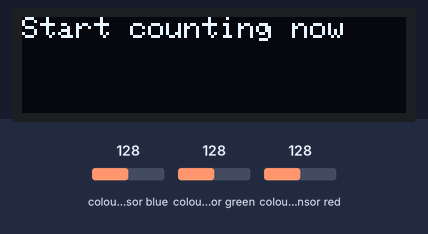
Bench run of a sketch on a simulated Arduino Uno, built with avr-gcc and run on an emulated ATmega328P. On the bench: 128×32 one-colour display. Wiring (inferred from the names in the program): TCS3200 colour sensor: output pin 6; S2 pin 4; S3 pin 5; S0 pin 2; S1 pin 3. The inputs (shaded band) are chosen by the test bench; at power-on: colour sensor green 128, colour sensor red 128, colour sensor blue 128. What the sketch prints to the serial monitor is not drawn.

Above: at 1.2 s.

The sketch:

hello_world.ino
```cpp
#include <SPI.h>
#include <Wire.h>
#include <Adafruit_GFX.h>
#include <Adafruit_SSD1306.h>

#define SCREEN_WIDTH 128 // OLED display width, in pixels
#define SCREEN_HEIGHT 32 // OLED display height, in pixels

#define S0 2
#define S1 3
#define S2 4
#define S3 5
#define out 6

int data=0;

// Declaration for an SSD1306 display connected to I2C (SDA, SCL pins)
// The pins for I2C are defined by the Wire-library.
// On an arduino UNO:       A4(SDA), A5(SCL)
#define OLED_RESET     4 // Reset pin # (or -1 if sharing Arduino reset pin)
#define SCREEN_ADDRESS 0x3C ///< See datasheet for Address; 0x3D for 128x64, 0x3C for 128x32
Adafruit_SSD1306 display(SCREEN_WIDTH, SCREEN_HEIGHT, &Wire, OLED_RESET);

int total = 0;
//Output from the sensor:
int redFrequency = 0;
int greenFrequency = 0;
int blueFrequency = 0;

//Formatted color values:
int redColor = 0;
int greenColor = 0;
int blueColor = 0;

//Values used for calibration
int redMin;
int redMax;
int greenMin;
int greenMax;
int blueMin;
int blueMax;

int color = 0;
int start = 0;

int Red=0, Blue=0, Green=0;  //RGB values

void setup() {
  Wire.begin();

  display.begin();

  //Declarations:
   pinMode(S0, OUTPUT);
   pinMode(S1, OUTPUT);
   pinMode(S2, OUTPUT);
   pinMode(S3, OUTPUT);

   pinMode(out, INPUT);
   Serial.begin(9600);//begin serial communication

   digitalWrite(S0,HIGH); //Putting S0/S1 on HIGH/HIGH levels means the output frequency scalling is at 100% (recommended)
   digitalWrite(S1,LOW); //LOW/LOW is off HIGH/LOW is 20% and LOW/HIGH is  2%

//   calibrate();//calibrate sensor (look at serial monitor)

}

void myfunc() {
  if (start == 1) {
    display.clearDisplay();
    display.setTextColor(WHITE);
    display.setTextSize(1);
    display.setCursor(0,0);
    display.print("Money count= ");
    display.print(total);
  }
  else if (start == 0) {
    display.clearDisplay();
    display.setTextColor(WHITE);
    display.setTextSize(1);
    display.setCursor(0,0);
    display.print("Start counting now");
  }


}

void loop() {
  myfunc();
  display.display();

  GetColors();                                     //Execute the GetColors function to get the value of each RGB color
                                                   //Depending of the RGB values given by the sensor we can define the color and displays it on the monitor

  if (Red <=15 && Green <=15 && Blue <=15)         //If the values are low it's likely the white color (all the colors are present)
      Serial.println("White");

  else if (Red<Blue && Red<=Green && Red<23)      //if Red value is the lowest one and smaller thant 23 it's likely Red
      Serial.println("Red");

  else if (Blue<Green && Blue<Red && Blue<20)    //Same thing for Blue
      Serial.println("Blue");

  else if (Green<Red && Green-Blue<= 8)           //Green it was a little tricky, you can do it using the same method as above (the lowest), but here I used a reflective object
      Serial.println("Green");                    //which means the blue value is very low too, so I decided to check the difference between green and blue and see if it's acceptable

  else
     Serial.println("Unknown");                  //if the color is not recognized, you can add as many as you want


  delay(2000);                                   //2s delay you can modify if you want

//  digitalWrite(S2,LOW);        //S2/S3 levels define which set of photodiodes we are using LOW/LOW is for RED LOW/HIGH is for Blue and HIGH/HIGH is for green
//   digitalWrite(S3,LOW);
//   Serial.print("Red value= ");
//   GetData();                   //Executing GetData function to get the value
//
//   digitalWrite(S2,LOW);
//   digitalWrite(S3,HIGH);
//   Serial.print("Blue value= ");
//   GetData();
//
//   digitalWrite(S2,HIGH);
//   digitalWrite(S3,HIGH);
//   Serial.print("Green value= ");
//   GetData();
//
//   Serial.println();
//
//   delay(2000);

//   readColor();//read sensor
//   decideColor();//format color values
//   printColor();//print values
}

void GetColors()
{
  digitalWrite(S2, LOW);                                           //S2/S3 levels define which set of photodiodes we are using LOW/LOW is for RED LOW/HIGH is for Blue and HIGH/HIGH is for green
  digitalWrite(S3, LOW);
  Red = pulseIn(out, digitalRead(out) == HIGH ? LOW : HIGH);       //here we wait until "out" go LOW, we start measuring the duration and stops when "out" is HIGH again, if you have trouble with this expression check the bottom of the code
  delay(20);
  digitalWrite(S3, HIGH);                                         //Here we select the other color (set of photodiodes) and measure the other colors value using the same techinque
  Blue = pulseIn(out, digitalRead(out) == HIGH ? LOW : HIGH);
  delay(20);
  digitalWrite(S2, HIGH);
  Green = pulseIn(out, digitalRead(out) == HIGH ? LOW : HIGH);
  delay(20);
}

//void GetData(){
//   data=pulseIn(sensorOut,LOW);       //here we wait until "out" go LOW, we start measuring the duration and stops when "out" is HIGH again
//   Serial.print(data);          //it's a time duration measured, which is related to frequency as the sensor gives a frequency depending on the color
//   Serial.print("\t");          //The higher the frequency the lower the duration
//   delay(20);
//}

//void decideColor() {//format color values
// //Limit possible values:
// redColor = constrain(redColor, 0, 255);
// greenColor = constrain(greenColor, 0, 255);
// blueColor = constrain(blueColor, 0, 255);
//
// //find brightest color:
// int maxVal = max(redColor, blueColor);
// maxVal = max(maxVal, greenColor);
// //map new values
// redColor = map(redColor, 0, maxVal, 0, 255);
// greenColor = map(greenColor, 0, maxVal, 0, 255);
// blueColor = map(blueColor, 0, maxVal, 0, 255);
// redColor = constrain(redColor, 0, 255);
// greenColor = constrain(greenColor, 0, 255);
// blueColor = constrain(blueColor, 0, 255);
//
//// //light led
//// analogWrite(redLED, redColor);
//// analogWrite(greenLED, greenColor);
//// analogWrite(blueLED, blueColor);
// //decide which color is present (you may need to change some values here):
// if (redColor > 250 && greenColor > 250 && blueColor > 250) {
//   color = 1;//white
// }
// else if (redColor < 25 && greenColor < 25 && blueColor < 25) {
//   color = 2;//black
// }
// else if (redColor > 200 &&  greenColor > 200 && blueColor < 100) {
//   color = 4;//yellow
// }
// else if (redColor > 200 &&  greenColor > 25 /*&& blueColor < 100*/) {
//   color = 3;//orange
// }
// else if (redColor > 200 &&  greenColor < 100 && blueColor > 200) {
//   color = 5;//purple
// }
// else if (redColor > 250 && greenColor < 200 && blueColor < 200) {
//   color = 6;//red
// }
// else if (redColor < 200 && greenColor > 250 && blueColor < 200) {
//   color = 7;//green
// }
// else if (redColor < 200 /*&& greenColor < 200*/ && blueColor > 250) {
//   color = 8;//blue
// }
// else {
//   color = 0;//unknown
// }
//}

//void calibrate() {
// Serial.println("Calibrating...");
// Serial.println("White");//aim sensor at something white
// //set calibration vaues:
//
// digitalWrite(13, HIGH);
// delay(2000);
// digitalWrite(S2, LOW);
// digitalWrite(S3, LOW);
// redMin = pulseIn(sensorOut, LOW);
// delay(100);
// digitalWrite(S2, HIGH);
// digitalWrite(S3, HIGH);
// greenMin = pulseIn(sensorOut, LOW);
// delay(100);
// digitalWrite(S2, LOW);
// digitalWrite(S3, HIGH);
// blueMin = pulseIn(sensorOut, LOW);
// delay(100);
// Serial.println("next...");//aim sensor at something black
// digitalWrite(13, LOW);
// delay(2000);
// Serial.println("Black");
//
// //set calibration values:
// digitalWrite(13, HIGH);
// delay(2000);
// digitalWrite(S2, LOW);
// digitalWrite(S3, LOW);
// redMax = pulseIn(sensorOut, LOW);
// delay(100);
// digitalWrite(S2, HIGH);
// digitalWrite(S3, HIGH);
// greenMax = pulseIn(sensorOut, LOW);
// delay(100);
// digitalWrite(S2, LOW);
// digitalWrite(S3, HIGH);
// blueMax = pulseIn(sensorOut, LOW);
// delay(100);
// Serial.println("Done calibrating.");
// digitalWrite(13, LOW);
//}

//void printColor() {//print data
// Serial.print("R = ");
// Serial.print(redColor);
// Serial.print(" G = ");
// Serial.print(greenColor);
// Serial.print(" B = ");
// Serial.print(blueColor);
// Serial.print(" Color: ");
// switch (color) {
//   case 1: Serial.println("WHITE"); break;
//   case 2: Serial.println("BLACK"); break;
//   case 3: Serial.println("ORANGE"); break;
//   case 4: Serial.println("YELLOW"); break;
//   case 5: Serial.println("PURPLE"); break;
//   case 6: Serial.println("RED"); break;
//   case 7: Serial.println("GREEN"); break;
//   case 8: Serial.println("BLUE"); break;
//   default: Serial.println("unknown"); break;
// }
//}
//
//void readColor() {//get data from sensor
// //red:
// digitalWrite(S2, LOW);
// digitalWrite(S3, LOW);
// redFrequency = pulseIn(sensorOut, LOW);
// redColor = map(redFrequency, redMin, redMax, 255, 0);
// delay(100);
//
// //green:
// digitalWrite(S2, HIGH);
// digitalWrite(S3, HIGH);
// greenFrequency = pulseIn(sensorOut, LOW);
// greenColor = map(greenFrequency, greenMin, greenMax, 255, 0);
// delay(100);
//
// //blue:
// digitalWrite(S2, LOW);
// digitalWrite(S3, HIGH);
// blueFrequency = pulseIn(sensorOut, LOW);
// blueColor = map(blueFrequency, blueMin, blueMax, 255, 0);
// delay(100);
//}
```
